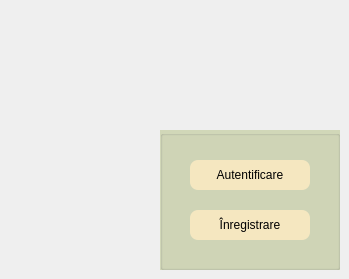
    <widget class="QWidget" name="page">
     <widget class="QGroupBox" name="groupBox_8">
      <property name="geometry">
       <rect>
        <x>160</x>
        <y>130</y>
        <width>180</width>
        <height>140</height>
       </rect>
      </property>
      <property name="styleSheet">
       <string notr="true">background-color: rgb(209, 215, 184);</string>
      </property>
      <property name="title">
       <string/>
      </property>
      <widget class="QPushButton" name="pushButton_inregistrare">
       <property name="geometry">
        <rect>
         <x>30</x>
         <y>30</y>
         <width>120</width>
         <height>30</height>
        </rect>
       </property>
       <property name="styleSheet">
        <string notr="true">#pushButton_inregistrare{
	font: 12pt &quot;Times New Roman&quot;;
		background-color: rgb(245, 231, 192);
 border-radius:8px;
}
#pushButton_inregistrare:hover{
	font: 12pt &quot;Times New Roman&quot;;

background-color: rgb(197, 235, 173);
border-radius:5px;

}</string>
       </property>
       <property name="text">
        <string>Autentificare</string>
       </property>
      </widget>
      <widget class="QPushButton" name="pushButton_autentificare">
       <property name="geometry">
        <rect>
         <x>30</x>
         <y>80</y>
         <width>120</width>
         <height>30</height>
        </rect>
       </property>
       <property name="styleSheet">
        <string notr="true">#pushButton_autentificare{
	font: 12pt &quot;Times New Roman&quot;;
	background-color: rgb(245, 231, 192);
 border-radius:8px;
}
#pushButton_autentificare:hover{
	font: 12pt &quot;Times New Roman&quot;;
	
background-color: rgb(197, 235, 173);
border-radius:5px;

}</string>
       </property>
       <property name="text">
        <string>Înregistrare</string>
       </property>
       <property name="checkable">
        <bool>false</bool>
       </property>
       <property name="flat">
        <bool>false</bool>
       </property>
      </widget>
     </widget>
    </widget>
